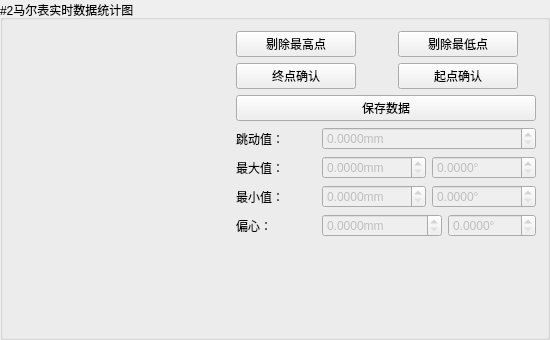
           <widget class="QGroupBox" name="groupBox_9">
            <property name="minimumSize">
             <size>
              <width>550</width>
              <height>340</height>
             </size>
            </property>
            <property name="maximumSize">
             <size>
              <width>16777215</width>
              <height>350</height>
             </size>
            </property>
            <property name="title">
             <string>#2马尔表实时数据统计图</string>
            </property>
            <layout class="QGridLayout" name="gridLayout_9">
             <item row="0" column="0" rowspan="6">
              <widget class="QWidget" name="dataStaticGraphicTwo" native="true"/>
             </item>
             <item row="0" column="1">
              <layout class="QGridLayout" name="gridLayout_8">
               <item row="0" column="0">
                <widget class="QPushButton" name="removeHighestPoint_2">
                 <property name="minimumSize">
                  <size>
                   <width>120</width>
                   <height>0</height>
                  </size>
                 </property>
                 <property name="maximumSize">
                  <size>
                   <width>120</width>
                   <height>16777215</height>
                  </size>
                 </property>
                 <property name="text">
                  <string>剔除最高点</string>
                 </property>
                </widget>
               </item>
               <item row="0" column="1">
                <widget class="QPushButton" name="removeLowestPoint_2">
                 <property name="minimumSize">
                  <size>
                   <width>120</width>
                   <height>0</height>
                  </size>
                 </property>
                 <property name="maximumSize">
                  <size>
                   <width>120</width>
                   <height>16777215</height>
                  </size>
                 </property>
                 <property name="text">
                  <string>剔除最低点</string>
                 </property>
                </widget>
               </item>
               <item row="1" column="0">
                <widget class="QPushButton" name="endMakesure_2">
                 <property name="maximumSize">
                  <size>
                   <width>120</width>
                   <height>16777215</height>
                  </size>
                 </property>
                 <property name="text">
                  <string>终点确认</string>
                 </property>
                </widget>
               </item>
               <item row="1" column="1">
                <widget class="QPushButton" name="startMakesure_2">
                 <property name="minimumSize">
                  <size>
                   <width>120</width>
                   <height>0</height>
                  </size>
                 </property>
                 <property name="maximumSize">
                  <size>
                   <width>120</width>
                   <height>16777215</height>
                  </size>
                 </property>
                 <property name="text">
                  <string>起点确认</string>
                 </property>
                </widget>
               </item>
               <item row="2" column="0" colspan="2">
                <widget class="QPushButton" name="saveData_2">
                 <property name="minimumSize">
                  <size>
                   <width>300</width>
                   <height>0</height>
                  </size>
                 </property>
                 <property name="maximumSize">
                  <size>
                   <width>120</width>
                   <height>16777215</height>
                  </size>
                 </property>
                 <property name="text">
                  <string>保存数据</string>
                 </property>
                </widget>
               </item>
              </layout>
             </item>
             <item row="1" column="1">
              <layout class="QHBoxLayout" name="horizontalLayout_109">
               <item>
                <widget class="QLabel" name="label_103">
                 <property name="maximumSize">
                  <size>
                   <width>80</width>
                   <height>16777215</height>
                  </size>
                 </property>
                 <property name="text">
                  <string>跳动值：</string>
                 </property>
                </widget>
               </item>
               <item>
                <widget class="QDoubleSpinBox" name="sensorTwoBeatValue">
                 <property name="enabled">
                  <bool>false</bool>
                 </property>
                 <property name="suffix">
                  <string>mm</string>
                 </property>
                 <property name="decimals">
                  <number>4</number>
                 </property>
                </widget>
               </item>
              </layout>
             </item>
             <item row="2" column="1">
              <layout class="QHBoxLayout" name="horizontalLayout_101">
               <item>
                <widget class="QLabel" name="label_104">
                 <property name="minimumSize">
                  <size>
                   <width>35</width>
                   <height>0</height>
                  </size>
                 </property>
                 <property name="maximumSize">
                  <size>
                   <width>80</width>
                   <height>35</height>
                  </size>
                 </property>
                 <property name="text">
                  <string>最大值：</string>
                 </property>
                </widget>
               </item>
               <item>
                <widget class="QDoubleSpinBox" name="sensorTwoMaxValue">
                 <property name="enabled">
                  <bool>false</bool>
                 </property>
                 <property name="suffix">
                  <string>mm</string>
                 </property>
                 <property name="decimals">
                  <number>4</number>
                 </property>
                 <property name="minimum">
                  <double>0.000000000000000</double>
                 </property>
                 <property name="maximum">
                  <double>90.989999999999995</double>
                 </property>
                </widget>
               </item>
               <item>
                <widget class="QDoubleSpinBox" name="sensorTwoMaxAngle">
                 <property name="enabled">
                  <bool>false</bool>
                 </property>
                 <property name="suffix">
                  <string>°</string>
                 </property>
                 <property name="decimals">
                  <number>4</number>
                 </property>
                 <property name="maximum">
                  <double>360.990000000000009</double>
                 </property>
                </widget>
               </item>
              </layout>
             </item>
             <item row="3" column="1">
              <layout class="QHBoxLayout" name="horizontalLayout_107">
               <item>
                <widget class="QLabel" name="label_106">
                 <property name="maximumSize">
                  <size>
                   <width>80</width>
                   <height>16777215</height>
                  </size>
                 </property>
                 <property name="text">
                  <string>最小值：</string>
                 </property>
                </widget>
               </item>
               <item>
                <widget class="QDoubleSpinBox" name="sensorTwoMinValue">
                 <property name="enabled">
                  <bool>false</bool>
                 </property>
                 <property name="suffix">
                  <string>mm</string>
                 </property>
                 <property name="decimals">
                  <number>4</number>
                 </property>
                 <property name="minimum">
                  <double>0.000000000000000</double>
                 </property>
                 <property name="maximum">
                  <double>90.989999999999995</double>
                 </property>
                </widget>
               </item>
               <item>
                <widget class="QDoubleSpinBox" name="sensorTwoMinAngle">
                 <property name="enabled">
                  <bool>false</bool>
                 </property>
                 <property name="suffix">
                  <string>°</string>
                 </property>
                 <property name="decimals">
                  <number>4</number>
                 </property>
                 <property name="maximum">
                  <double>360.990000000000009</double>
                 </property>
                </widget>
               </item>
              </layout>
             </item>
             <item row="4" column="1">
              <layout class="QHBoxLayout" name="horizontalLayout_106">
               <item>
                <widget class="QLabel" name="label_105">
                 <property name="minimumSize">
                  <size>
                   <width>50</width>
                   <height>0</height>
                  </size>
                 </property>
                 <property name="maximumSize">
                  <size>
                   <width>80</width>
                   <height>16777215</height>
                  </size>
                 </property>
                 <property name="text">
                  <string>偏心：</string>
                 </property>
                </widget>
               </item>
               <item>
                <widget class="QDoubleSpinBox" name="sensorTwoBiasValue">
                 <property name="enabled">
                  <bool>false</bool>
                 </property>
                 <property name="minimumSize">
                  <size>
                   <width>120</width>
                   <height>0</height>
                  </size>
                 </property>
                 <property name="suffix">
                  <string>mm</string>
                 </property>
                 <property name="decimals">
                  <number>4</number>
                 </property>
                 <property name="minimum">
                  <double>0.000000000000000</double>
                 </property>
                 <property name="maximum">
                  <double>90.989999999999995</double>
                 </property>
                </widget>
               </item>
               <item>
                <widget class="QDoubleSpinBox" name="sensorTwoBiasAngle">
                 <property name="enabled">
                  <bool>false</bool>
                 </property>
                 <property name="suffix">
                  <string>°</string>
                 </property>
                 <property name="decimals">
                  <number>4</number>
                 </property>
                 <property name="maximum">
                  <double>360.990000000000009</double>
                 </property>
                </widget>
               </item>
              </layout>
             </item>
             <item row="5" column="1">
              <widget class="QLabel" name="startAndEndPoint_2">
               <property name="text">
                <string/>
               </property>
              </widget>
             </item>
            </layout>
           </widget>
